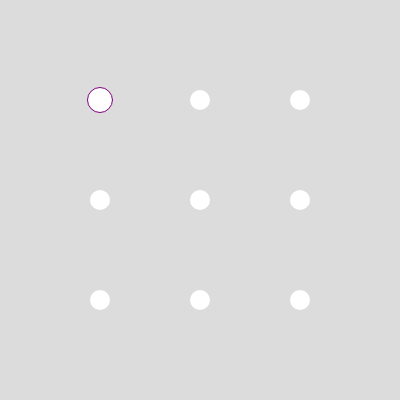
Frame 1 (no input)
Frame 60 (no input): identical to frame 1, image omitted
Frame 120 (the mouse pressed at the canvas centre since frame 60): identical to frame 1, image omitted

The p5.js sketch that drew this single still picture (run headless with seeded random() and noise() and a simulated clock; from frame 60 on, the mouse is pressed at the canvas centre):

// p5.js sketch
// ── sketch.js
function setup() {
  createCanvas(400, 400);
}

var points = [];
var top_left_x = 100,
  top_left_y = 100;
var player_x = top_left_x,
  player_y = top_left_y;
var player_size = 25;
var cells_num = 3;
var cell_width = 100,
  step = 100;
var point_size = 20;
var visited = [{x:player_x, y:player_y}];


// positions of 9 locations
// var locations = {
//   0_0: 'The Hill',
//   0_1: 'The Camp',
//   0_2: 'The Cave',
//   1_0: 'The Blacksmith',
//   1_1: 'The Town Square',
//   1_2: 'The Forest',
//   2_0: 'The Tavern',
//   2_1: 'Starting Point',
//   2_2: 'The Market' 
// }

var order = [];


// populate points
for (let i = 0; i < cells_num; i++) {
  for (let j = 0; j < cells_num; j++) {
    points.push([top_left_x + cell_width * i, top_left_y + cell_width * j]);
  }
}

console.log(points);

function draw() {
  background(220);
  for (let i = 0; i < points.length; i++) {
    let x = points[i][0];
    let y = points[i][1];
    if (visited.some(pos => pos.x === x && pos.y === y)) stroke("red");
    else noStroke();
    ellipse(x, y, point_size, point_size);
  }
  stroke("purple");
  ellipse(player_x, player_y, player_size);
}

function keyPressed() {
  if (keyCode === LEFT_ARROW && player_x > top_left_x) {
    player_x -= step;
  } else if (
    keyCode === RIGHT_ARROW &&
    player_x < top_left_x + cell_width * (cells_num - 1)
  ) {
    player_x += step;
  } else if (keyCode === UP_ARROW && player_y > top_left_y) {
    player_y -= step;
  } else if (
    keyCode === DOWN_ARROW &&
    player_y < top_left_y + cell_width * (cells_num - 1)
  ) {
    player_y += step;
  }
  // update visited array
  if (!visited.some(pos => pos.x === player_x && pos.y === player_y)) {
    visited.push({x:player_x, y:player_y});
  }
}
